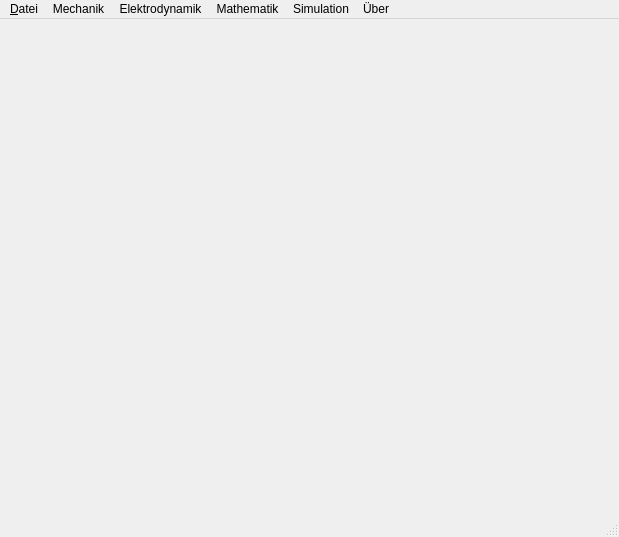
<?xml version="1.0" encoding="UTF-8"?>
<ui version="4.0">
 <class>Physik</class>
 <widget class="QMainWindow" name="Physik">
  <property name="geometry">
   <rect>
    <x>0</x>
    <y>0</y>
    <width>619</width>
    <height>537</height>
   </rect>
  </property>
  <property name="windowTitle">
   <string>Physik</string>
  </property>
  <widget class="QWidget" name="centralwidget">
   <widget class="QLabel" name="lbMain">
    <property name="geometry">
     <rect>
      <x>40</x>
      <y>30</y>
      <width>531</width>
      <height>411</height>
     </rect>
    </property>
    <property name="text">
     <string/>
    </property>
    <property name="pixmap">
     <pixmap>formula.png</pixmap>
    </property>
   </widget>
  </widget>
  <widget class="QMenuBar" name="menubar">
   <property name="geometry">
    <rect>
     <x>0</x>
     <y>0</y>
     <width>619</width>
     <height>30</height>
    </rect>
   </property>
   <widget class="QMenu" name="menu_Datei">
    <property name="title">
     <string>&amp;Datei</string>
    </property>
    <addaction name="action_Schlie_en"/>
   </widget>
   <widget class="QMenu" name="menuMechanik">
    <property name="title">
     <string>Mechanik</string>
    </property>
    <addaction name="action_Impuls"/>
    <addaction name="actionEinfaches_Pendel"/>
    <addaction name="actionSchiefer_Wurf"/>
    <addaction name="actionLissajous_Figuren"/>
   </widget>
   <widget class="QMenu" name="menu_ber">
    <property name="title">
     <string>Über</string>
    </property>
    <addaction name="action_ber"/>
    <addaction name="actionTest"/>
   </widget>
   <widget class="QMenu" name="menuMathematik">
    <property name="title">
     <string>Mathematik</string>
    </property>
    <widget class="QMenu" name="menuInterpolation">
     <property name="title">
      <string>Interpolation</string>
     </property>
     <addaction name="actionLineare_Regression"/>
     <addaction name="actionkleinste_Quadrate_Polynom"/>
    </widget>
    <addaction name="actionVektorrechnung"/>
    <addaction name="menuInterpolation"/>
    <addaction name="actionDifferentialgl_Vergleich"/>
   </widget>
   <widget class="QMenu" name="menuElektrodynamik">
    <property name="title">
     <string>Elektrodynamik</string>
    </property>
    <addaction name="actiongeladenes_Teichen_im_Magnetfeld"/>
   </widget>
   <widget class="QMenu" name="menuSimulation">
    <property name="title">
     <string>Simulation</string>
    </property>
    <addaction name="action1_dim_Box"/>
    <addaction name="actionMinigolf"/>
   </widget>
   <addaction name="menu_Datei"/>
   <addaction name="menuMechanik"/>
   <addaction name="menuElektrodynamik"/>
   <addaction name="menuMathematik"/>
   <addaction name="menuSimulation"/>
   <addaction name="menu_ber"/>
  </widget>
  <widget class="QStatusBar" name="statusbar"/>
  <action name="action_Schlie_en">
   <property name="text">
    <string>&amp;Schließen</string>
   </property>
  </action>
  <action name="action_Impuls">
   <property name="text">
    <string>&amp;Impuls</string>
   </property>
  </action>
  <action name="actionVektorrechnung">
   <property name="text">
    <string>Vektorrechnung</string>
   </property>
  </action>
  <action name="action">
   <property name="text">
    <string>Methode der kleinsten Quadrate</string>
   </property>
  </action>
  <action name="actionLineare_Regression">
   <property name="text">
    <string>Lineare Regression (Aitken)</string>
   </property>
  </action>
  <action name="actionkleinste_Quadrate_Polynom">
   <property name="text">
    <string>kleinste Quadrate (Polynom)</string>
   </property>
  </action>
  <action name="action_ber">
   <property name="text">
    <string>Über</string>
   </property>
  </action>
  <action name="actionTest">
   <property name="text">
    <string>Test</string>
   </property>
  </action>
  <action name="actionEinfaches_Pendel">
   <property name="text">
    <string>Einfaches Pendel</string>
   </property>
  </action>
  <action name="actionSchiefer_Wurf">
   <property name="text">
    <string>Schiefer Wurf</string>
   </property>
  </action>
  <action name="actionLissajous_Figuren">
   <property name="text">
    <string>Lissajous Figuren</string>
   </property>
  </action>
  <action name="actiongeladenes_Teichen_im_Magnetfeld">
   <property name="text">
    <string>geladenes Teichen im Magnetfeld</string>
   </property>
  </action>
  <action name="actionMinigolf">
   <property name="text">
    <string>Minigolf</string>
   </property>
  </action>
  <action name="action1_dim_Box">
   <property name="text">
    <string>1 dim. Box</string>
   </property>
  </action>
  <action name="actionDifferentialgl_Vergleich">
   <property name="text">
    <string>Differentialgl. Vergleich</string>
   </property>
  </action>
 </widget>
 <resources/>
 <connections>
  <connection>
   <sender>action_Schlie_en</sender>
   <signal>triggered()</signal>
   <receiver>Physik</receiver>
   <slot>close()</slot>
   <hints>
    <hint type="sourcelabel">
     <x>-1</x>
     <y>-1</y>
    </hint>
    <hint type="destinationlabel">
     <x>309</x>
     <y>268</y>
    </hint>
   </hints>
  </connection>
 </connections>
</ui>
